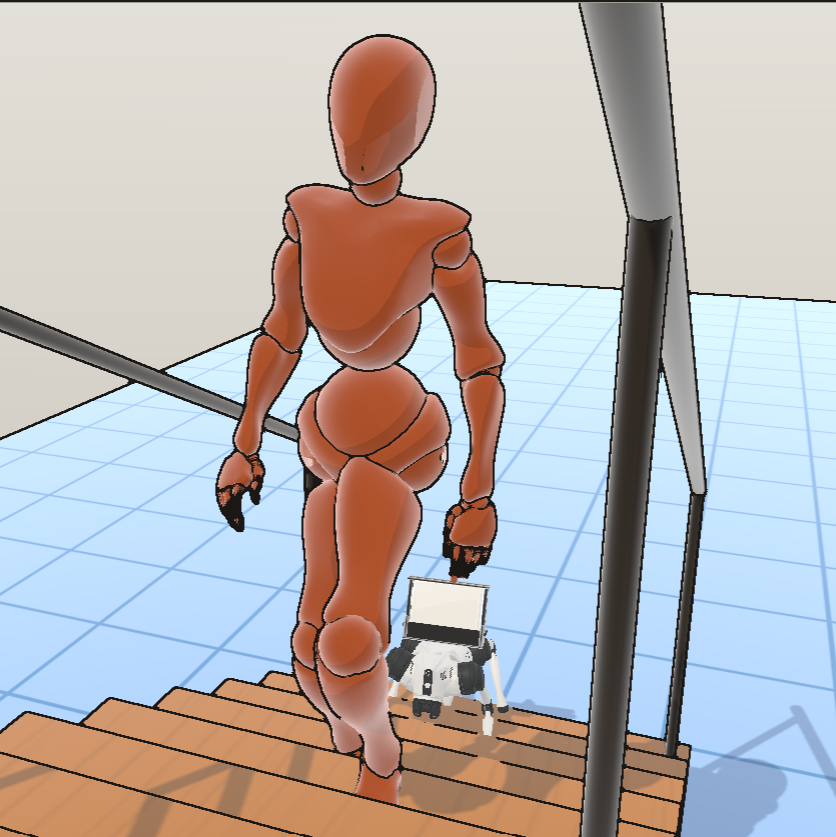
#> input picture src/tools/blueprint_viewer/assets/renders/patient_carry.png, 836 x 837 px
$ python -i visualization.py   (imports and definitions only)
#> lines starting #> are read from the running program, lines starting #| are printed output that depends on the picture; after the words box and inside, x2 and y2 are one past the last pixel; in counts of white or black regions, pixels touching at a corner belong together
#> further down, picture is the input picture: shape (837, 836, 3); mean B, G, R 178.2, 179, 185.3
"""
Visualization utilities for the person following system.

Handles drawing overlays, debug windows, and center estimation charts.
"""

import cv2
import numpy as np
from collections import deque
from typing import Optional, Dict, Any, Deque, Tuple


class EdgePenaltyChart:
    """Handles edge/size penalty visualization chart."""

    # [64 lines left out: functions __init__, toggle, update, _draw_series, render, not called in this run]


class RotationDebugWindow:
    """Handles the rotation error and command visualization."""

    def __init__(self):
        self.window_name = "Rotation Debug"

    # [234 lines left out: functions render, _format_optional_m, _safe_float, _draw_stair_demo_panel, not called in this run]


def _detect_stair_pixel_edges(source_frame: Optional[np.ndarray]) -> list:
    if source_frame is None or source_frame.size == 0:
        return []

    h, w = source_frame.shape[:2]
#> h = 837; w = 836
    if h < 120 or w < 160:
        return []

    if len(source_frame.shape) == 3:
        gray = cv2.cvtColor(source_frame, cv2.COLOR_BGR2GRAY)
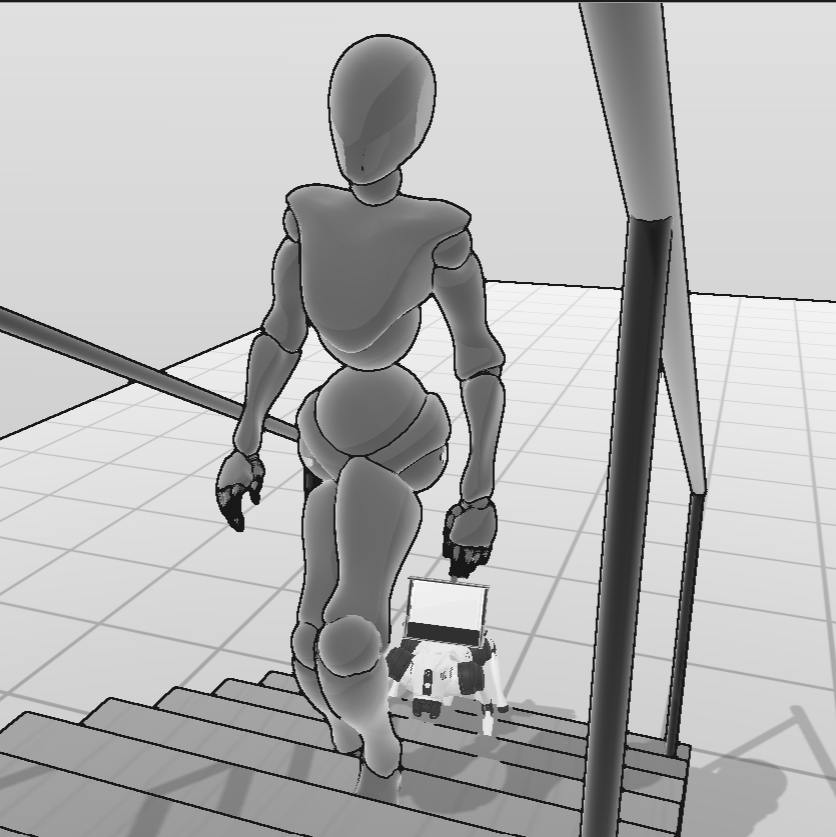
#> gray: shape (837, 836); min 24, max 255, mean 180.8
    else:
        gray = source_frame.copy()

    roi_top = int(h * 0.16)
#> roi_top = 133
    roi_bottom = int(h * 0.90)
#> roi_bottom = 753
    roi = gray[roi_top:roi_bottom, :]
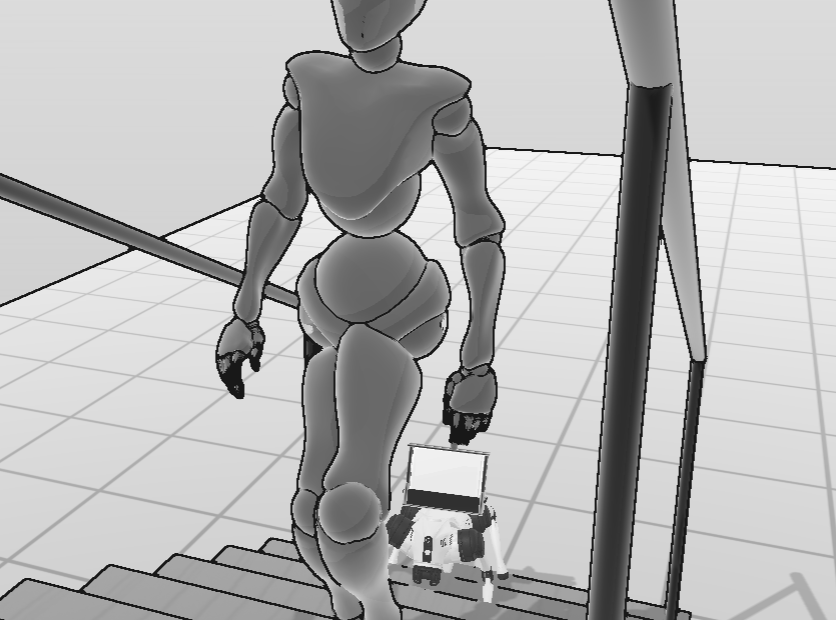
#> roi: shape (620, 836); min 24, max 255, mean 181.3
    if roi.size == 0:
        return []

    roi = cv2.GaussianBlur(roi, (5, 5), 0)
    roi = cv2.convertScaleAbs(roi, alpha=1.25, beta=0)
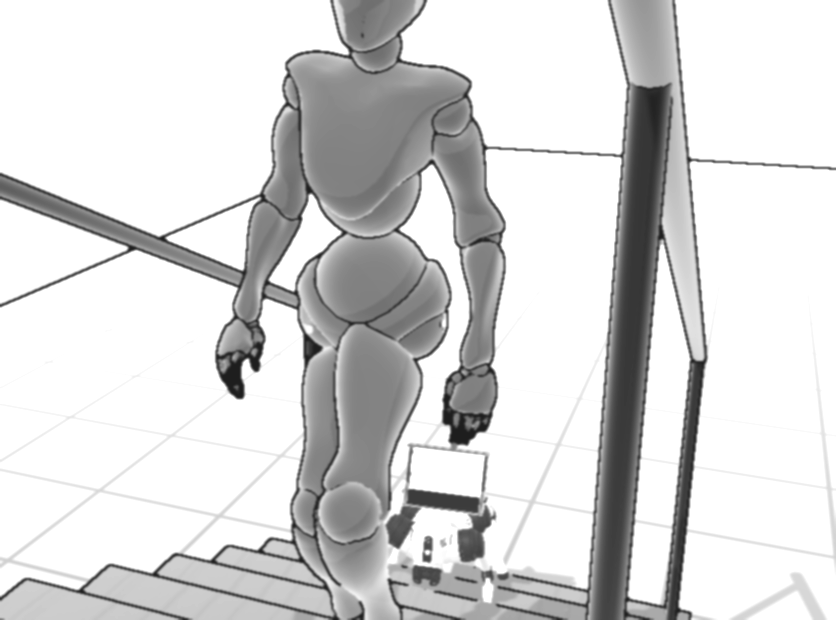
#> roi: shape (620, 836); min 30, max 255, mean 214.5
    edges = cv2.Canny(roi, 45, 125)
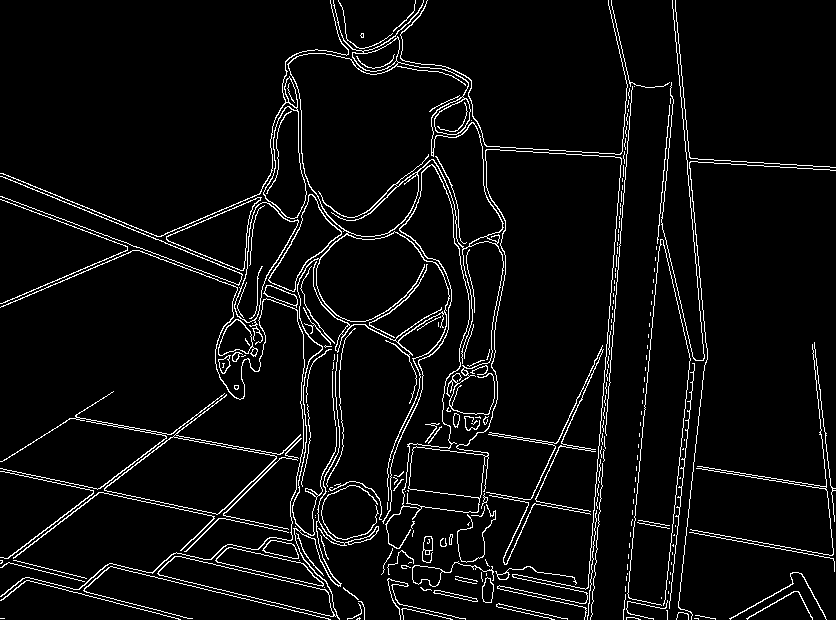
#> edges: shape (620, 836); 5.2% white in thin lines or dots
    kernel = np.ones((2, 5), dtype=np.uint8)
    edges = cv2.morphologyEx(edges, cv2.MORPH_CLOSE, kernel)
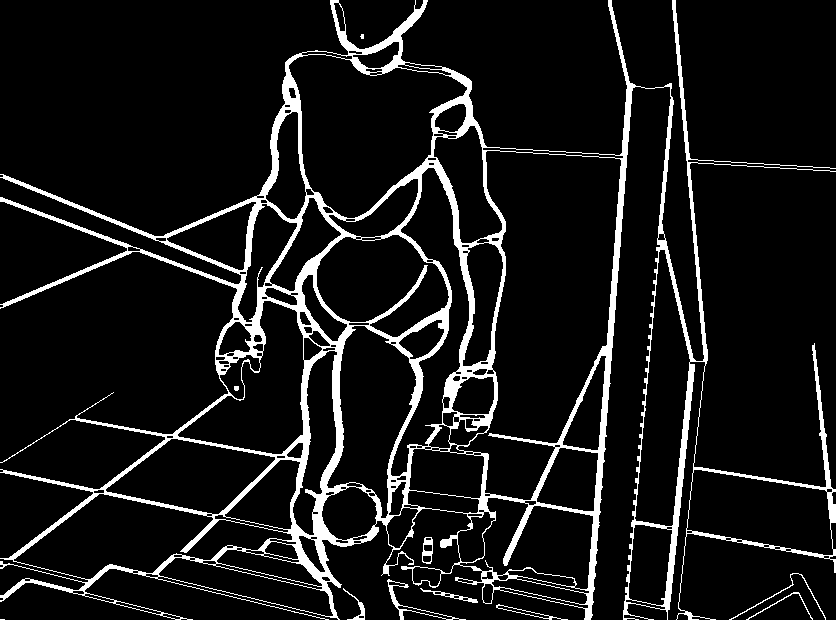
#> edges: shape (620, 836); 9.5% white; 11 white regions (2 under 20 px), largest, box (x1, y1, x2, y2) and area: (0, 0, 836, 620) 47735, (387, 579, 466, 620) 328, (729, 573, 826, 620) 192

    lines = cv2.HoughLinesP(
        edges,
        rho=1,
        theta=np.pi / 180.0,
        threshold=max(45, w // 26),
        minLineLength=max(80, w // 8),
        maxLineGap=max(18, w // 42),
    )
#> lines = 135 rows, first 6: [585, 619, 632, 83], [0, 197, 312, 317], [587, 619, 629, 129], [626, 619, 672, 97], [0, 564, 259, 369], [592, 524, 630, 83]
    if lines is None:
        return []

    candidates = []
    for raw_line in lines[:, 0]:
        x1, y1, x2, y2 = [int(v) for v in raw_line]
        y1 += roi_top
        y2 += roi_top
        dx = float(x2 - x1)
        dy = float(y2 - y1)
        length = float(np.hypot(dx, dy))
        if length < max(80, w * 0.12):
            continue
        angle = abs(float(np.degrees(np.arctan2(dy, dx))))
        if angle > 90.0:
            angle = 180.0 - angle
        if angle > 7.5:
            continue
        y_avg = int(round((y1 + y2) * 0.5))
        if y_avg < roi_top or y_avg > roi_bottom:
            continue
        x_min = max(0, min(x1, x2))
        x_max = min(w - 1, max(x1, x2))
        if (x_max - x_min) < max(80, w * 0.12):
            continue
        candidates.append((x_min, x_max, y_avg, length))
#> this loop made 135 passes
#> (raw_line, x1, y1, x2, y2, dx, dy, length) on passes 1 to 11: ([585, 619, 632, 83], 585, 752, 632, 216, 47, -536, 538.1), ([0, 197, 312, 317], 0, 330, 312, 450, 312, 120, 334.3), ([587, 619, 629, 129], 587, 752, 629, 262, 42, -490, 491.8), ([626, 619, 672, 97], 626, 752, 672, 230, 46, -522, 524), ([0, 564, 259, 369], 0, 697, 259, 502, 259, -195, 324.2), ([592, 524, 630, 83], 592, 657, 630, 216, 38, -441, 442.6), ([0, 177, 332, 311], 0, 310, 332, 444, 332, 134, 358), ([675, 0, 706, 360], 675, 133, 706, 493, 31, 360, 361.3), ([0, 174, 327, 306], 0, 307, 327, 439, 327, 132, 352.6), ([673, 0, 705, 365], 673, 133, 705, 498, 32, 365, 366.4), ([0, 472, 347, 545], 0, 605, 347, 678, 347, 73, 354.6)
#> after the loop, candidates = [(714, 835, 298, 121.2), (481, 626, 284, 145.3), (695, 835, 300, 140.3), (492, 626, 288, 134.3), (668, 829, 296, 161.3)]

    if not candidates:
        return []

    candidates.sort(key=lambda item: item[2])
    groups = []
    y_merge_px = max(7, int(h * 0.014))
#> y_merge_px = 11
    for x_min, x_max, y_avg, length in candidates:
        if groups and abs(groups[-1]["y"] - y_avg) <= y_merge_px:
            group = groups[-1]
            group["x_min"] = min(group["x_min"], x_min)
            group["x_max"] = max(group["x_max"], x_max)
            group["weight"] += length
            group["y_sum"] += y_avg * length
            group["y"] = int(round(group["y_sum"] / max(1.0, group["weight"])))
        else:
            groups.append(
                {
                    "x_min": x_min,
                    "x_max": x_max,
                    "y": y_avg,
                    "weight": length,
                    "y_sum": y_avg * length,
                }
            )
#> this loop made 5 passes
#> after the loop, groups = 1 item

    usable = []
    for group in groups:
        x_min = int(group["x_min"])
        x_max = int(group["x_max"])
        y = int(group["y"])
        if (x_max - x_min) >= max(110, w * 0.16):
            usable.append((x_min, x_max, y))
#> this loop made 1 pass
#> (x_min, x_max, y) on pass 1: (481, 835, 293)
#> after the loop, usable = [(481, 835, 293)]

    usable.sort(key=lambda item: item[2])
    return usable[-12:]


# [340 lines left out: functions _draw_stair_boundary_overlay, _draw_leg_command_panel, draw_frame_overlays, not called in this run]


class BimodalDepthHistogramWindow:
    """Visualizes the bimodal depth histogram used for foreground detection."""

    def __init__(self):
        self.window_name = "Bimodal Depth Histogram"
        self.visible = False

    # [83 lines left out: functions toggle, render, not called in this run]


class PIDControlWindow:
    """Handles the PID tuning control window."""

    WINDOW_NAME = "PID Controls"

    def __init__(self):
        self.is_open = False

    # [40 lines left out: functions open, close, read_values, not called in this run]

>>> import cv2
>>> picture = cv2.imread('tools/blueprint_viewer/assets/renders/patient_carry.png')
>>> result = _detect_stair_pixel_edges(picture)
#> result = [(481, 835, 293)]

$ run again, on src/tools/blueprint_viewer/assets/renders/real_go2.png
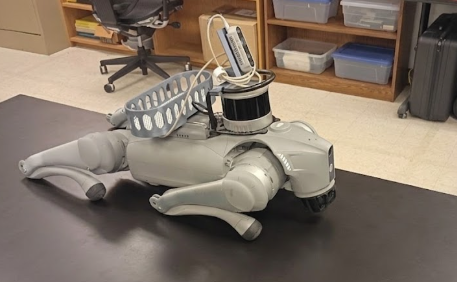
#> input picture src/tools/blueprint_viewer/assets/renders/real_go2.png, 457 x 282 px
#> picture is the input picture: shape (282, 457, 3); mean B, G, R 103.2, 116, 129.5
#> in _detect_stair_pixel_edges, `edges = cv2.Canny(roi, 45, 125)`:
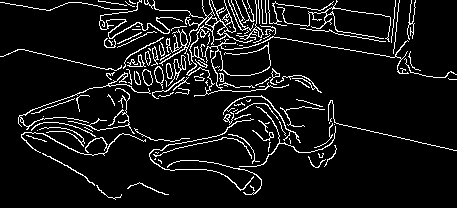
#> edges: shape (208, 457); 8.1% white in thin lines or dots
#> in _detect_stair_pixel_edges, `edges = cv2.morphologyEx(edges, cv2.MORPH_CLOSE, kernel)`:
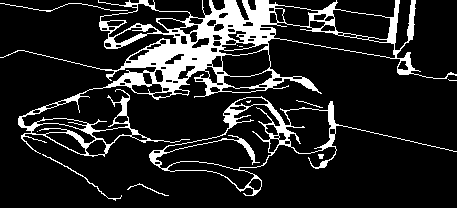
#> edges: shape (208, 457); 14.1% white; 12 white regions (5 under 20 px), largest, box (x1, y1, x2, y2) and area: (0, 0, 457, 157) 10628, (149, 96, 457, 196) 2337, (0, 3, 128, 12) 133
#> lines = 74 rows, first 6: [53, 107, 275, 4], [107, 77, 266, 0], [328, 121, 456, 151], [100, 88, 342, 10], [106, 75, 261, 0], [161, 18, 410, 62]
#> the loop in _detect_stair_pixel_edges, `for raw_line in lines[:, 0]:` made 74 passes
#> (raw_line, x1, y1, x2, y2, dx, dy, length) on passes 1 to 7: ([53, 107, 275, 4], 53, 152, 275, 49, 222, -103, 244.7), ([107, 77, 266, 0], 107, 122, 266, 45, 159, -77, 176.7), ([328, 121, 456, 151], 328, 166, 456, 196, 128, 30, 131.5), ([100, 88, 342, 10], 100, 133, 342, 55, 242, -78, 254.3), ([106, 75, 261, 0], 106, 120, 261, 45, 155, -75, 172.2), ([161, 18, 410, 62], 161, 63, 410, 107, 249, 44, 252.9), ([119, 78, 301, 8], 119, 123, 301, 53, 182, -70, 195)
#> after the loop in _detect_stair_pixel_edges, `for raw_line in lines[:, 0]:`: candidates = 17 items, first 6: (159, 284, 56, 125), (174, 286, 74, 112.6), (202, 284, 54, 82.05), (108, 275, 78, 167), (318, 409, 80, 91.44), (208, 300, 186, 92.14)
#> the loop in _detect_stair_pixel_edges, `for x_min, x_max, y_avg, length in candidates:` made 17 passes
#> (x_min, x_max, y_avg, length) on passes 1 to 8: (209, 293, 50, 84.01), (202, 282, 52, 80.02), (202, 284, 54, 82.05), (159, 284, 56, 125), (156, 263, 62, 107.1), (199, 283, 66, 84.59), (188, 281, 68, 93.05), (164, 267, 72, 103)
#> after the loop in _detect_stair_pixel_edges, `for x_min, x_max, y_avg, length in candidates:`: groups = 6 items
#> the loop in _detect_stair_pixel_edges, `for group in groups:` made 6 passes
#> (x_min, x_max, y) on passes 1 to 6: (159, 293, 53), (156, 286, 69), (108, 409, 79), (153, 276, 136), (208, 300, 185), (244, 333, 196)
#> after the loop in _detect_stair_pixel_edges, `for group in groups:`: usable = [(159, 293, 53), (156, 286, 69), (108, 409, 79), (153, 276, 136)]
#> result has the same summary as usable in _detect_stair_pixel_edges
